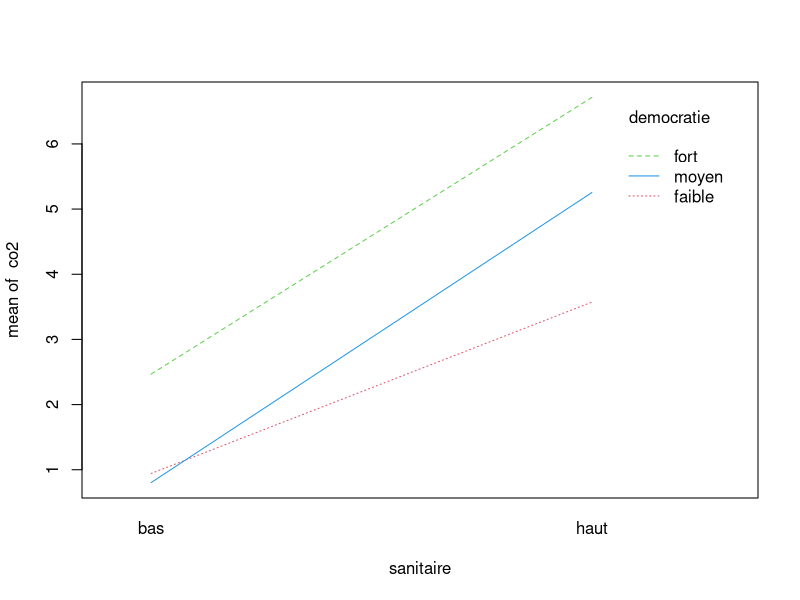
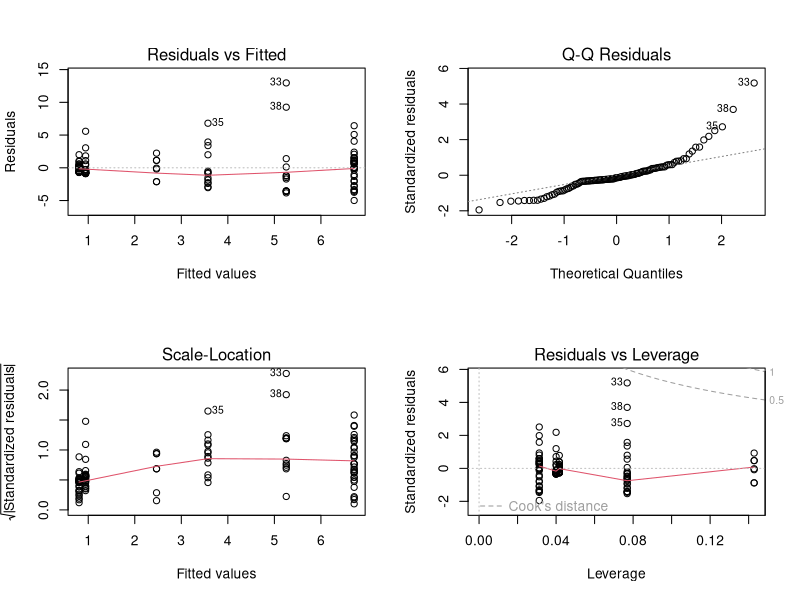
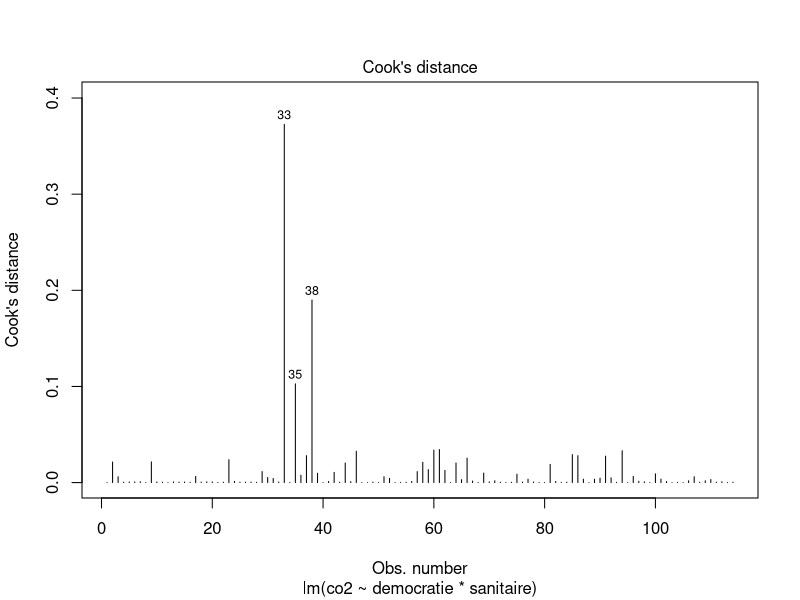
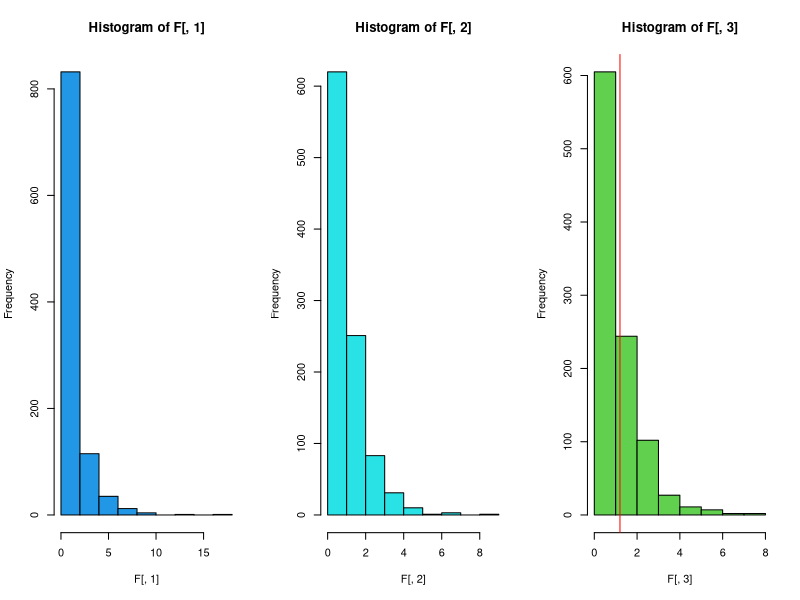
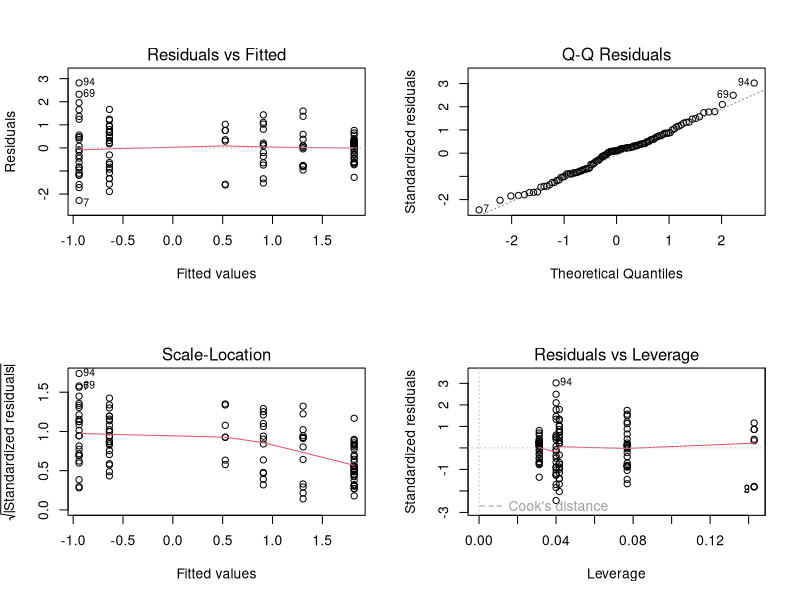
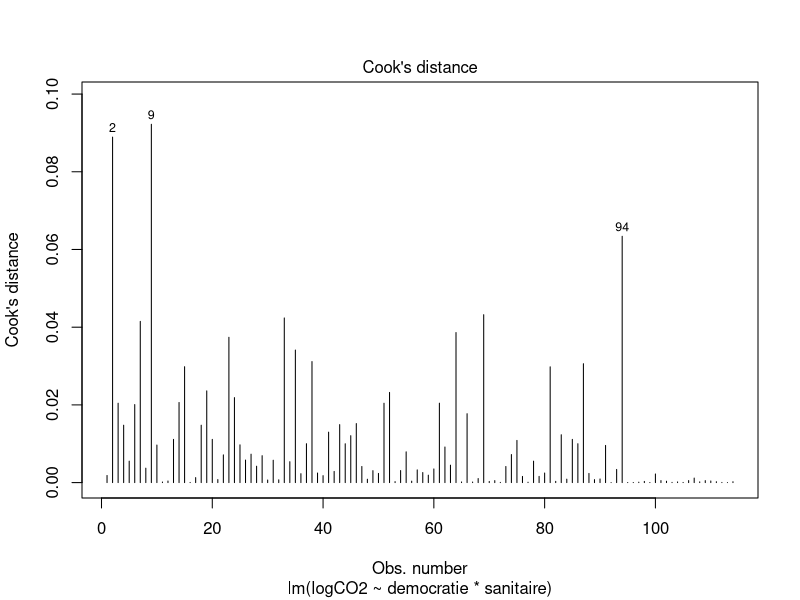
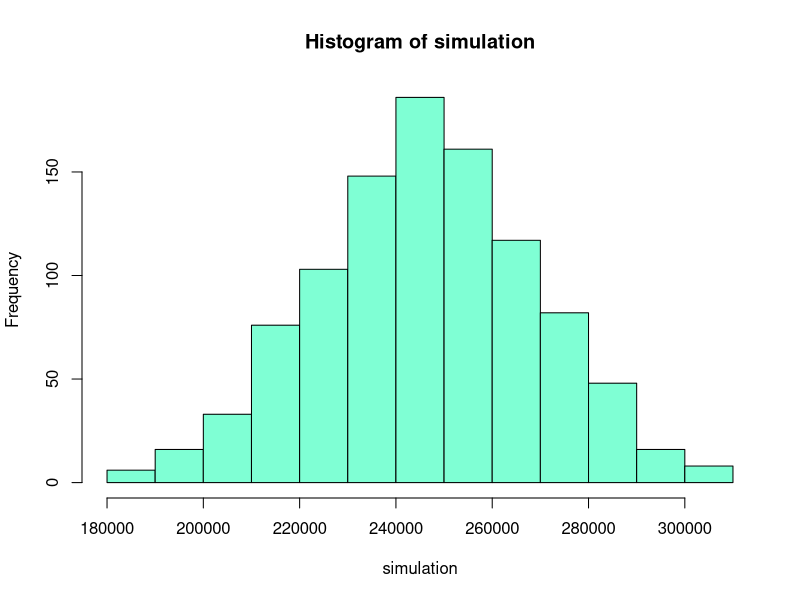

Write R code to recreate these figures, in order.
## ---- chunk 1
knitr::opts_chunk$set(echo = TRUE)
## ---- chunk 2
rm(list=ls())
## ---- chunk 3
goodlife <- read.csv("./good_life.txt", sep = "\t", header = TRUE, dec = ",")
continent <- goodlife$continent
region <- goodlife$region_monde
pays <- goodlife$pays
co2 <- goodlife$CO2
eau <- goodlife$eau
sanitaire <- as.factor(goodlife$sanitaire)
democratie <- as.factor(goodlife$democratie)
## ---- chunk 4
num_sanitaire <- as.numeric(sanitaire)
num_democratie <- as.numeric(democratie)
tab <- table(num_sanitaire,num_democratie)
chisq.test(tab)
## ---- chunk 5
chisq.test(tab)$expected
## ---- chunk 6
fisher.test(tab)
## ---- chunk 7
xtabs(~ sanitaire + democratie)
## ---- chunk 8
interaction.plot(sanitaire, democratie, co2, col = 2:4)
## ---- chunk 9
lm1 <- lm(co2 ~ democratie * sanitaire )
coefficients(lm1)
anova(lm1)
## ---- chunk 10
lm1b <- lm(co2~ democratie + sanitaire)
summary(lm1b)
## ---- chunk 11
contrasts(democratie) #par défaut
democratie2 <- democratie
contrasts(democratie2) <- contr.treatment(3, base = 2)
contrasts(democratie2) # democratiefort passe en référence (dans l'intercept)
lm1c <- lm(co2~democratie2+sanitaire)
summary(lm1c)
## ---- chunk 12
summary(lm1)
## ---- chunk 13
lm2 <- lm(co2 ~ sanitaire * democratie)
coefficients(lm2)
anova(lm2)
## ---- chunk 14
lm1 <- lm(co2 ~ democratie*sanitaire)
lm1b <- lm(co2 ~ democratie + sanitaire)
lm2 <- lm(co2 ~ sanitaire * democratie)
lm2b <- lm(co2 ~ sanitaire + democratie)
lm_democratie <- lm(co2 ~ democratie)
lm_sanitaire <- lm(co2 ~ sanitaire )
## ---- chunk 15
anova(lm2b, lm_sanitaire)
## ---- chunk 16
anova(lm1b, lm_democratie)
## ---- chunk 17
anova(lm1, lm1b)
anova(lm2, lm2b)
## ---- chunk 18
library(car)
## ---- chunk 19
Anova(lm1, type = 2)
Anova(lm2, type = 2)
## ---- chunk 20
par(mfrow = c(2, 2))
plot(lm1)
## ---- chunk 21
shapiro.test(residuals(lm1))
## ---- chunk 22
bartlett.test(residuals(lm1), interaction(democratie, sanitaire))
## ---- chunk 23
par(mfrow=c(1,1))
plot(lm1,4)
## ---- chunk 24
F = matrix(0, nc = 4, nr = 1000)
for (i in 1:1000) {
  CO2_sim = sample(x = co2,
                   size = length(co2),
                   replace = FALSE)
  lm_temp = lm(CO2_sim ~ sanitaire * democratie)
  F[i, ] = anova(lm_temp)$"F value"
}
sum(F[, 1] > anova(lm1)$"F value"[1]) / 1000
sum(F[, 2] > anova(lm1)$"F value"[2]) / 1000
sum(F[, 3] > anova(lm1)$"F value"[3]) / 1000
## ---- chunk 25
par(mfrow=c(1,3))
hist(F[,1], col = 4) ; abline(v = anova(lm1)$"F value"[1], col = 'red')
hist(F[, 2], col = 5) ; abline(v = anova(lm1)$"F value"[2], col = 'red')
hist(F[,3], col = 3) ; abline(v = anova(lm1)$"F value"[3], col = 'red')
## ---- chunk 26
logCO2 <- log(co2)
lm3 <- lm(logCO2 ~ democratie*sanitaire)
## ---- chunk 27
par(mfrow = c(2,2))
plot(lm3)
shapiro.test(residuals(lm3)) # on ne rejete pas H0
bartlett.test(residuals(lm3), democratie)
bartlett.test(residuals(lm3), sanitaire) # => on rejete H0
par(mfrow = c(1,1))
plot(lm3, 4)
## ---- chunk 28
anova(lm3)
## ---- chunk 29
Fb = matrix(0, nc = 4, nr = 1000)
for (i in 1:1000) {
  logCO2_sim = sample(x = logCO2,
                   size = length(logCO2),
                   replace = FALSE)
  lm_temp = lm(logCO2_sim ~ sanitaire * democratie)
  Fb[i, ] = anova(lm_temp)$"F value"
}
sum(Fb[, 1] > anova(lm3)$"F value"[1]) / 1000
sum(Fb[, 2] > anova(lm3)$"F value"[2]) / 1000
sum(Fb[, 3] > anova(lm3)$"F value"[3]) / 1000
## ---- chunk 30
library(nortest)

R <- rank(co2)
S <- rank(eau)
D <- sum((R-S)**2)

simulation=vector()
for (i in 1:1000) {
  R_sim=sample(R, length(R),replace=FALSE)
  S_sim=sample(S, length(S), replace = FALSE)
  simulation[i]=sum((R_sim - S_sim)**2)
}

hist(simulation, col = "aquamarine")
cvm.test(simulation)
## ---- chunk 31
cor.test(co2, eau, m = "pearson")
## ---- chunk 32
anova(lm(co2~ eau))
## ---- chunk 33
cor.test(co2, eau,  m="spearman") # attention aux ex-aequos 
cor.test(co2, eau, m="kendall")
## ---- chunk 34
tab2 <- table(continent, region); tab2
## ---- chunk 35
lm4 <- lm(co2 ~ continent + region) # attention l'ordre est important 
anova(lm4)
Anova(lm4, type = "II")
summary(lm4)
## ---- chunk 36
region2 <- as.factor(region)
contrasts(region2) <- contr.treatment(9, base = 5) # Asie_indus en intercepte

lm4b <- lm(co2 ~ continent + region2) 
summary(lm4b)
## ---- chunk 37
lm5 <- aov(co2 ~ continent + Error(region))
summary(lm5)
coefficients(lm5)
## ---- chunk 38
library(nlme)
library(lme4)
## ---- chunk 39
lm6 <- lme(fixed=co2~1+continent, random = list(continent=~1, region=~1))
summary(lm6)
## ---- chunk 40
lm7 <- lmer(co2~continent+(1|continent:region))
summary(lm7)
anova(lm7)
